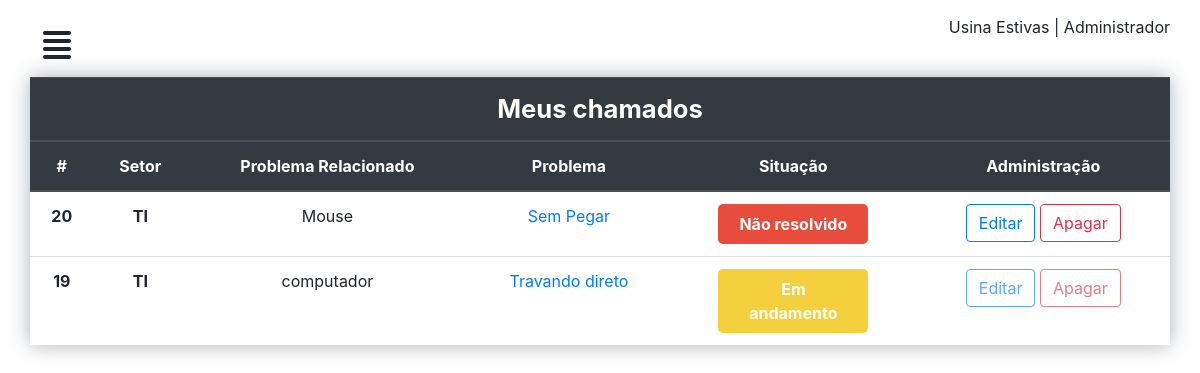
The page /perfil/ (signed in) on the database its author committed.
### chamados/models.py (models this page shows, shortened)
class CustomUser (AbstractUser):
	matricula = models.CharField('matricula', max_length=11)
	apelido = models.CharField('apelido', max_length=50)

class Chamado(models.Model):
	setor = models.CharField('Setor', max_length=50)
	problema = models.TextField('problema')
	situacao = models.IntegerField('situacao', default=1)
	user = models.ForeignKey(CustomUser, on_delete=models.CASCADE)
	relacao = models.ForeignKey(ProblemaRelacionado, on_delete=models.CASCADE)
	comentario = models.TextField('comentario', null=True)

class ProblemaRelacionado(models.Model):
	relacao = models.CharField('problema relacionado', max_length=50)
	def __str__(self):
		return self.relacao

### chamados/views.py (the view)
# urls.py: path('perfil/', perfil, name="perfil"),
@login_required
def perfil(request):
	chamados = Chamado.objects.filter(user=request.user).order_by('-id')
	contexto = {
	'lista_chamado': chamados
	}
	return render(request, 'dashboard/chamados.html', contexto)

### chamados/templates/dashboard/chamados.html (shortened to what this page needs)
{% extends "dashboard/baseperfil.html" %}
{% load static %}
{% block title %}
<link rel="stylesheet" type="text/css" href="{% static 'css/mycall.css' %}" />
{% endblock %}
{% block conteudo %}
<div id="mycall">
  <div class="row">
    <div class="col-12">
     <table class="table">
      <thead class="thead-dark">
        <tr>
          <th class="titleTable" colspan="6" scope="col">Meus chamados</th>
        </tr>
      </thead>
      <thead class="thead-dark">
        <tr>
          <th scope="col">#</th>
          <th scope="col">Setor</th>
          <th scope="col">Problema Relacionado</th>
          <th scope="col">Problema</th>
          <th scope="col">Situação</th>
          <th scope="col">Administração</th>
        </tr>
      </thead>
      <tbody>
        <tr>
          {% for chamado in lista_chamado %}
          <th scope="row">{{chamado.id}}</th>
          <th scope="row">{{chamado.setor}}</th>
          <td >{{chamado.relacao}}</td>
          <td ><a href="#">{{chamado.problema}}</a></td>
          <td > {% if chamado.situacao == 1 %} <span class="open"> Não resolvido </span> {% elif chamado.situacao == 2 %}<span class="progressCall">Em andamento </span> {% else %} <span class="completed">Resolvido </span>{% endif %}</td>
          <td> {% if chamado.situacao == 1 %} <a href="{% url 'editar' chamado.id %}"> <button type="button" class="btn btn-outline-primary">Editar</button> </a> <a href="{% url 'apagar' chamado.id %}"><button type="button" class="btn btn-outline-danger">Apagar</button></a> {% else %} <a href="{% url 'editar' chamado.id %}"> <button type="button" class="btn btn-outline-primary" disabled="">Editar</button></a> <a href="{% url 'apagar' chamado.id %}"><button type="button" class="btn btn-outline-danger" disabled="">Apagar</button> </a>{% endif %}</td>
        </tr>
{% endfor %}
{% endblock %}

### chamados/templates/dashboard/baseperfil.html (shortened to what this page needs)
<!DOCTYPE html>
{% load static %}
<html>
<head>
	{% block title %}
	{% endblock %}
	<link rel="stylesheet" type="text/css" href="{% static 'css/geral.css' %}" />
	<link rel="stylesheet" type="text/css" href="{% static 'bootstrap/css/bootstrap.min.css' %}" />
	<link rel="stylesheet" type="text/css" href="{% static 'css/dash.css' %}" />
</head>
<body>
	<div id="wrapper">
		<div id="page-content-wrapper">
			<div class="container-fluid">
				<div class="row">
					<div class="col-lg-12">
						<a href="#" class="btn" id="menu-toggle"><i class="fas fa-align-justify"></i></a> <span class="float-right"> Usina Estivas | {{user.apelido}}</span>
					</div>
				</div>
				{% block conteudo %}
				{% endblock %}
			</div>
		</div>
	</div>
</body>
</html>

### chamados/static/css/mycall.css (style rules this page uses)
div#mycall { width: 100%; }
div#mycall .table { box-shadow: 0 0 20px #abb2b9; }
div#mycall .titleTable { font-size: 1.6em; font-weight: bold; }
div#mycall .table th, td { text-align: center; }
div#mycall .table td span { display: inline-block; padding: 8px 20px; border-radius: 5px; color: #FFF; font-weight: bold; width: 150px; }
div#mycall .table td span.open { background: #e74c3c; }
div#mycall .table td span.progressCall { background: #f4d03f; }
div#mycall .table td a { transition: .2s; }

### chamados/static/css/dash.css (style rules this page uses)
#page-content-wrapper { width: 100%; position: absolute; padding:15px; transition:all .5s; }
#menu-toggle { transition:all .3s; font-size:2em; }

### rows shown on the page
CustomUser: apelido "Administrador"
Chamado: id "20", setor "TI", relacao "Mouse", problema "Sem Pegar", situacao "Não resolvido"
Chamado: id "19", setor "TI", relacao "computador", problema "Travando direto", situacao "Em andamento"
